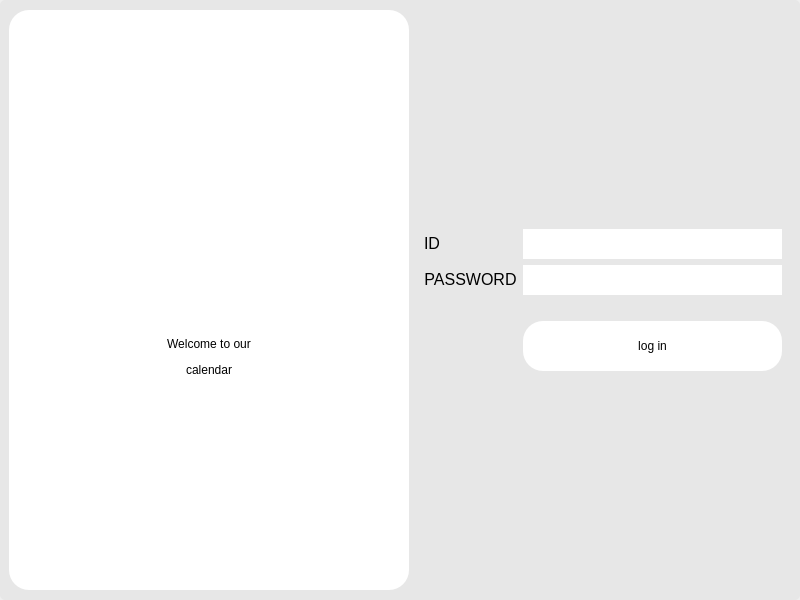
<?xml version="1.0" encoding="UTF-8"?>
<ui version="4.0">
 <class>Dialog</class>
 <widget class="QDialog" name="Dialog">
  <property name="geometry">
   <rect>
    <x>0</x>
    <y>0</y>
    <width>800</width>
    <height>600</height>
   </rect>
  </property>
  <property name="minimumSize">
   <size>
    <width>800</width>
    <height>600</height>
   </size>
  </property>
  <property name="windowTitle">
   <string>Dialog</string>
  </property>
  <property name="sizeGripEnabled">
   <bool>false</bool>
  </property>
  <layout class="QHBoxLayout" name="horizontalLayout_2">
   <property name="leftMargin">
    <number>0</number>
   </property>
   <property name="topMargin">
    <number>0</number>
   </property>
   <property name="rightMargin">
    <number>0</number>
   </property>
   <property name="bottomMargin">
    <number>0</number>
   </property>
   <item>
    <widget class="QWidget" name="widget" native="true">
     <property name="minimumSize">
      <size>
       <width>800</width>
       <height>600</height>
      </size>
     </property>
     <property name="styleSheet">
      <string notr="true">color: rgb(0, 0, 0);
background-color: rgb(231, 231, 231);
border-radius: 5px;
font: 11pt &quot;LG Smart UI Regular&quot;;</string>
     </property>
     <layout class="QHBoxLayout" name="horizontalLayout">
      <item alignment="Qt::AlignHCenter|Qt::AlignVCenter">
       <widget class="QFrame" name="frame_2">
        <property name="minimumSize">
         <size>
          <width>400</width>
          <height>580</height>
         </size>
        </property>
        <property name="maximumSize">
         <size>
          <width>16777215</width>
          <height>16777215</height>
         </size>
        </property>
        <property name="styleSheet">
         <string notr="true">color: rgb(0, 0, 0);
background-color: rgb(255, 255, 255);
border-radius: 20px;
font: 12pt &quot;LG Smart UI Regular&quot;;</string>
        </property>
        <property name="frameShape">
         <enum>QFrame::StyledPanel</enum>
        </property>
        <property name="frameShadow">
         <enum>QFrame::Raised</enum>
        </property>
        <layout class="QVBoxLayout" name="verticalLayout_2">
         <property name="spacing">
          <number>0</number>
         </property>
         <property name="leftMargin">
          <number>0</number>
         </property>
         <property name="topMargin">
          <number>100</number>
         </property>
         <property name="rightMargin">
          <number>0</number>
         </property>
         <property name="bottomMargin">
          <number>150</number>
         </property>
         <item alignment="Qt::AlignHCenter|Qt::AlignVCenter">
          <widget class="QLabel" name="label_2">
           <property name="minimumSize">
            <size>
             <width>100</width>
             <height>100</height>
            </size>
           </property>
           <property name="maximumSize">
            <size>
             <width>100</width>
             <height>100</height>
            </size>
           </property>
           <property name="text">
            <string/>
           </property>
           <property name="pixmap">
            <pixmap>../icons/calendar.png</pixmap>
           </property>
           <property name="scaledContents">
            <bool>true</bool>
           </property>
           <property name="alignment">
            <set>Qt::AlignCenter</set>
           </property>
          </widget>
         </item>
         <item alignment="Qt::AlignHCenter|Qt::AlignVCenter">
          <widget class="QLabel" name="label">
           <property name="styleSheet">
            <string notr="true">
font: 20pt &quot;LG Smart UI Regular&quot;;
color: rgb(0, 0, 0);</string>
           </property>
           <property name="text">
            <string>&lt;html&gt;&lt;head/&gt;&lt;body&gt;&lt;p align=&quot;center&quot;&gt;Welcome to our&lt;/p&gt;&lt;p align=&quot;center&quot;&gt;calendar&lt;/p&gt;&lt;/body&gt;&lt;/html&gt;</string>
           </property>
          </widget>
         </item>
        </layout>
       </widget>
      </item>
      <item alignment="Qt::AlignVCenter">
       <widget class="QFrame" name="frame">
        <property name="frameShape">
         <enum>QFrame::StyledPanel</enum>
        </property>
        <property name="frameShadow">
         <enum>QFrame::Raised</enum>
        </property>
        <layout class="QFormLayout" name="formLayout">
         <item row="3" column="1">
          <widget class="QPushButton" name="login">
           <property name="minimumSize">
            <size>
             <width>0</width>
             <height>50</height>
            </size>
           </property>
           <property name="sizeIncrement">
            <size>
             <width>0</width>
             <height>0</height>
            </size>
           </property>
           <property name="styleSheet">
            <string notr="true">color: rgb(0, 0, 0);
background-color: rgb(255, 255, 255);
border-radius: 20px;
font: 12pt &quot;LG Smart UI Regular&quot;;</string>
           </property>
           <property name="text">
            <string>log in</string>
           </property>
          </widget>
         </item>
         <item row="0" column="1">
          <widget class="QLineEdit" name="password">
           <property name="minimumSize">
            <size>
             <width>0</width>
             <height>30</height>
            </size>
           </property>
           <property name="styleSheet">
            <string notr="true">border-radius: 20px;
background-color: rgb(255, 255, 255);</string>
           </property>
          </widget>
         </item>
         <item row="1" column="1">
          <widget class="QLineEdit" name="id">
           <property name="minimumSize">
            <size>
             <width>0</width>
             <height>30</height>
            </size>
           </property>
           <property name="styleSheet">
            <string notr="true">border-radius: 20px;
background-color: rgb(255, 255, 255);</string>
           </property>
          </widget>
         </item>
         <item row="0" column="0">
          <widget class="QLabel" name="label_3">
           <property name="styleSheet">
            <string notr="true">font: 20pt &quot;LG Smart UI Regular&quot;;</string>
           </property>
           <property name="text">
            <string>&lt;html&gt;&lt;head/&gt;&lt;body&gt;&lt;p align=&quot;center&quot;&gt;&lt;span style=&quot; font-size:12pt; color:#000000;&quot;&gt;ID&lt;/span&gt;&lt;/p&gt;&lt;/body&gt;&lt;/html&gt;</string>
           </property>
          </widget>
         </item>
         <item row="1" column="0">
          <widget class="QLabel" name="label_4">
           <property name="styleSheet">
            <string notr="true">font: 18pt &quot;LG Smart UI Regular&quot;;</string>
           </property>
           <property name="text">
            <string>&lt;html&gt;&lt;head/&gt;&lt;body&gt;&lt;p align=&quot;center&quot;&gt;&lt;span style=&quot; font-size:12pt;&quot;&gt;PASSWORD&lt;/span&gt;&lt;/p&gt;&lt;/body&gt;&lt;/html&gt;</string>
           </property>
          </widget>
         </item>
         <item row="2" column="1">
          <widget class="QLabel" name="error">
           <property name="styleSheet">
            <string notr="true">font: 10pt &quot;LG Smart UI Regular&quot;; color:rgb(99, 0, 1)</string>
           </property>
           <property name="text">
            <string/>
           </property>
          </widget>
         </item>
        </layout>
       </widget>
      </item>
     </layout>
    </widget>
   </item>
  </layout>
 </widget>
 <resources>
  <include location="../button_icon.qrc"/>
 </resources>
 <connections/>
</ui>
